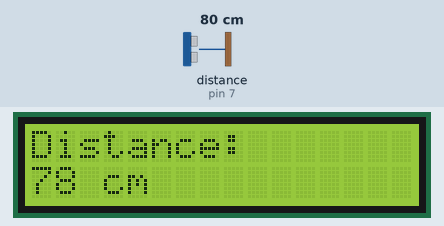
Simulated run of this sketch. Board: Arduino Uno, built with avr-gcc and run on an emulated ATmega328P. Shown: 16×2 character LCD. Wiring (inferred from the names in the program): ultrasonic range finder: trigger pin 6; echo pin 7. The test bench sets the inputs (shaded band); at power-on: distance to the obstacle (sensor on pin 7) 80 cm. The echo pulse lasts 58.3 µs per cm; what the sketch prints to the serial monitor is not drawn.

Above: at 1.2 s.
1.3 s: distance to the obstacle (sensor on pin 7) set to 2 cm
At 2.6 s:
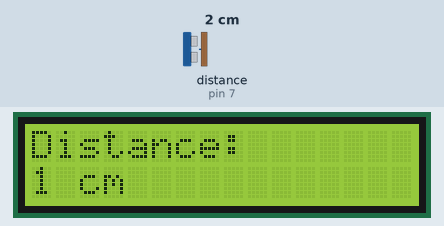
3.5 s: distance to the obstacle (sensor on pin 7) set to 4 cm
At 5.2 s:
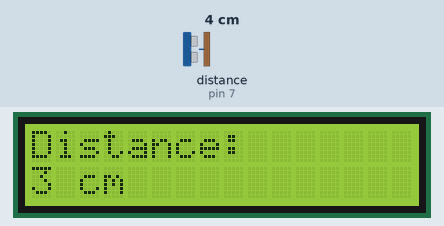
5.5 s: distance to the obstacle (sensor on pin 7) set to 9 cm
At 7.2 s:
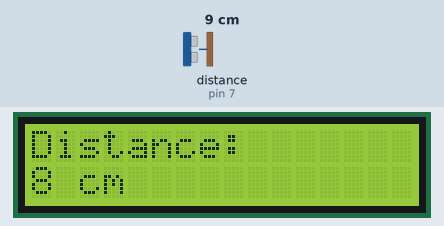
Timing chart, 0 to 8.7 s (numbered marks = the images above; inputs shaded):
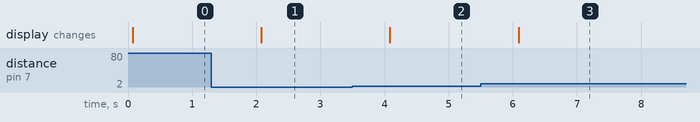

Measured:
- after the input at 1.3 s, the display: changes after 0.78 s (image 1)
- after the input at 3.5 s, the display: changes after 0.58 s (image 2)
- after the input at 5.5 s, the display: changes after 0.59 s (image 3)

The sketch:

LCDPojetctItt.ino
```cpp
// Importation de la bibliothèque 'LiquidCrystal'
#include <LiquidCrystal.h>

// Déclaration des pins du LCD (12, 11, 5, 4, 3, 2)
LiquidCrystal lcd(11, 10, 5, 4, 3, 2);

// Déclaration des pins du capteur HC-SR04
// (On évite les pins 2 et 3 qui sont déjà occupés par l'écran LCD ci-dessus)
#define trigPin 6
#define echoPin 7

// Variables pour le calcul de la distance
long duration;
int distanceCm = 0;

void setup() {
  // Initialisation des broches du capteur de distance
  pinMode(trigPin, OUTPUT);
  pinMode(echoPin, INPUT);
  Serial.begin(9600);

  // Initialisation de l'écran LCD : 16 colonnes et 2 lignes
  lcd.begin(16, 2);

  // Affiche 'Distance:' sur l'écran LCD (première ligne par défaut)
  lcd.print("Distance:");

}

void loop() {
  // Envoi d'une impulsion ultrasonique de 10 microsecondes sur la pin Trig
  digitalWrite(trigPin, LOW);
  delayMicroseconds(2);
  digitalWrite(trigPin, HIGH);
  delayMicroseconds(10);
  digitalWrite(trigPin, LOW);

  // Lecture du temps de trajet de l'onde sur la pin Echo
  duration = pulseIn(echoPin, HIGH);

  // Calcul de la distance en centimètres
  distanceCm = duration * 0.034 / 2;

  // Positionne le curseur de l'écran LCD sur la colonne 0, ligne 1 (deuxième ligne)
  lcd.setCursor(0, 1);

  // Affiche la valeur de la distance calculée
  lcd.print(distanceCm);

  // Affiche ' cm' à la suite (avec des espaces pour effacer les anciens chiffres plus longs)
  lcd.print(" cm      ");
  Serial.println(distanceCm);

  // Attend 500 ms avant de relever une nouvelle distance (tu peux ajuster si besoin)
  delay(1000);
}
```
